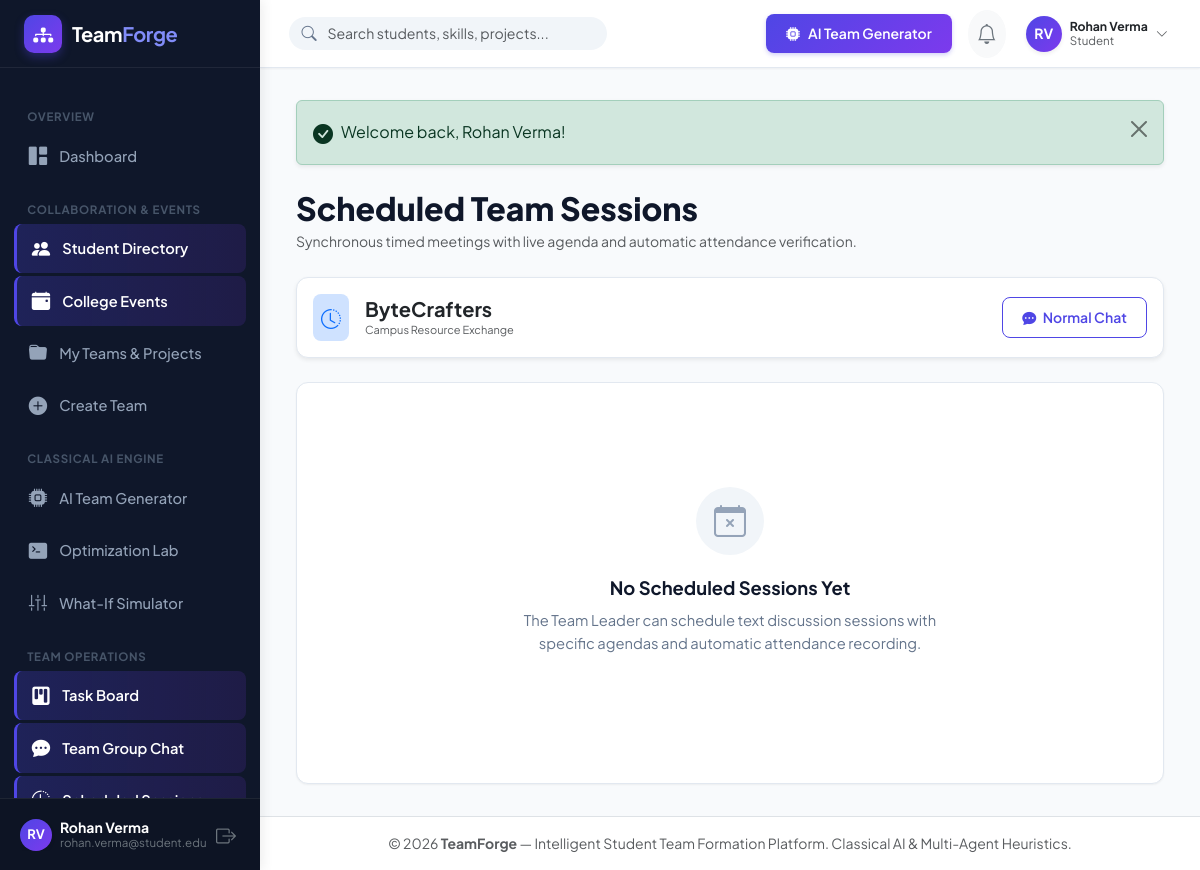
/sessions/index.php (signed in), run on the app's committed database.
### tables this page shows
CREATE TABLE `users` (
  `id` INT UNSIGNED AUTO_INCREMENT PRIMARY KEY,
  `full_name` VARCHAR(120) NOT NULL,
  `email` VARCHAR(150) NOT NULL UNIQUE,
  `password_hash` VARCHAR(255) NOT NULL,
  `role` ENUM('student', 'team_leader', 'faculty_admin') NOT NULL DEFAULT 'student',
  `avatar_url` VARCHAR(255) DEFAULT NULL,
  `student_id_number` VARCHAR(50) DEFAULT NULL,
  `department` VARCHAR(100) DEFAULT 'Computer Science & Engineering',
  `degree` VARCHAR(50) DEFAULT 'B.Tech / B.E.',
  `academic_year` ENUM('1st Year', '2nd Year', '3rd Year', '4th Year', 'Postgraduate') DEFAULT '3rd Year',
  `availability_status` ENUM('available', 'busy', 'in_team') DEFAULT 'available',
  `preferred_team_size` TINYINT UNSIGNED DEFAULT 4,
  `bio` TEXT DEFAULT NULL,
  `portfolio_url` VARCHAR(255) DEFAULT NULL,
  `github_url` VARCHAR(255) DEFAULT NULL,
  `is_verified` TINYINT(1) DEFAULT 0,
  `created_at` TIMESTAMP DEFAULT CURRENT_TIMESTAMP,
  `updated_at` TIMESTAMP DEFAULT CURRENT_TIMESTAMP ON UPDATE CURRENT_TIMESTAMP,
  INDEX `idx_users_role` (`role`),
  INDEX `idx_users_dept_year` (`department`, `academic_year`),
  INDEX `idx_users_availability` (`availability_status`)
);

CREATE TABLE `teams` (
  `id` INT UNSIGNED AUTO_INCREMENT PRIMARY KEY,
  `name` VARCHAR(150) NOT NULL,
  `project_title` VARCHAR(200) NOT NULL,
  `project_description` TEXT NOT NULL,
  `project_category` VARCHAR(100) DEFAULT 'Web & AI Development',
  `event_id` INT UNSIGNED DEFAULT NULL,
  `leader_id` INT UNSIGNED NOT NULL,
  `team_code` VARCHAR(16) NOT NULL UNIQUE,
  `required_team_size` TINYINT UNSIGNED NOT NULL DEFAULT 4,
  `preferred_experience` ENUM('beginner', 'intermediate', 'advanced', 'mixed') DEFAULT 'mixed',
  `project_deadline` DATE DEFAULT NULL,
  `visibility` ENUM('public', 'private') DEFAULT 'public',
  `formation_method` ENUM('manual', 'ai_generated', 'hybrid') DEFAULT 'manual',
  `status` ENUM('recruiting', 'locked', 'completed', 'archived') DEFAULT 'recruiting',
  `created_at` TIMESTAMP DEFAULT CURRENT_TIMESTAMP,
  `updated_at` TIMESTAMP DEFAULT CURRENT_TIMESTAMP ON UPDATE CURRENT_TIMESTAMP,
  FOREIGN KEY (`event_id`) REFERENCES `events`(`id`) ON DELETE SET NULL,
  FOREIGN KEY (`leader_id`) REFERENCES `users`(`id`) ON DELETE RESTRICT,
  INDEX `idx_teams_code` (`team_code`),
  INDEX `idx_teams_status` (`status`)
);

### includes/auth.php (called while the page is built, shortened)
<?php
require_once __DIR__ . '/helpers.php';
function currentUser(): ?array {
    static $cachedUser = null;
    if ($cachedUser !== null) {
        return $cachedUser;
    }
    $db = getDB();
    $stmt = $db->prepare("SELECT * FROM users WHERE id = ? LIMIT 1");
    $stmt->execute([$_SESSION['user_id']]);
    $user = $stmt->fetch();
    $cachedUser = $user;
    return $cachedUser;
}
function getUserActiveTeams(int $userId): array {
    $db = getDB();
    $stmt = $db->prepare("
        SELECT t.*, 'leader' AS user_relation
        FROM teams t
        WHERE t.leader_id = ? AND t.status != 'archived'
        UNION
        SELECT t.*, 'member' AS user_relation
        FROM teams t
        JOIN team_members tm ON t.id = tm.team_id
        WHERE tm.user_id = ? AND tm.status = 'active' AND t.leader_id != ? AND t.status != 'archived'
        ORDER BY created_at DESC
    ");
    $stmt->execute([$userId, $userId, $userId]);
    return $stmt->fetchAll();
}

### sessions/index.php (the view, shortened to what this page needs)
<?php
require_once __DIR__ . '/../includes/helpers.php';
require_once __DIR__ . '/../includes/auth.php';
$currentUser = currentUser();
$db = getDB();
$myTeams = getUserActiveTeams($currentUser['id']);
$teamId = (int)($_GET['team_id'] ?? 0);
if ($teamId <= 0 && !empty($myTeams)) {
    $teamId = (int)$myTeams[0]['id'];
}
$team = null;
$sessions = [];
if ($teamId > 0) {
    $teamStmt = $db->prepare("SELECT * FROM teams WHERE id = ?");
    $teamStmt->execute([$teamId]);
    $team = $teamStmt->fetch();
    if ($team) {
        $sessStmt = $db->prepare("
            SELECT ts.*, u.full_name as creator_name,
                   (SELECT COUNT(*) FROM session_attendance WHERE session_id = ts.id) as attendee_count
            FROM team_sessions ts
            JOIN users u ON ts.created_by = u.id
            WHERE ts.team_id = ?
            ORDER BY ts.session_date DESC, ts.start_time DESC
        ");
        $sessStmt->execute([$teamId]);
        $sessions = $sessStmt->fetchAll();
    }
}
include __DIR__ . '/../includes/header.php';
?>
<div class="container-fluid px-0">
    <div class="d-flex flex-wrap align-items-center justify-content-between gap-3 mb-4">
        <div>
            <h2 class="fw-extrabold text-navy mb-1" style="font-weight: 800;">Scheduled Team Sessions</h2>
            <p class="text-muted small mb-0">Synchronous timed meetings with live agenda and automatic attendance verification.</p>
        </div>
    </div>
    <?php if (!$team): ?>
        <div class="card-tf p-5 text-center">
            <div class="empty-state">
                <div class="empty-state-icon"><i class="bi bi-calendar-event"></i></div>
                <div class="empty-state-title">No Active Team Found</div>
                <div class="empty-state-text">Join or create a project team first to schedule synchronized meeting sessions.</div>
            </div>
        </div>
    <?php else: ?>
        <div class="card-tf p-3 mb-4 bg-white shadow-sm d-flex flex-wrap align-items-center justify-content-between gap-3">
            <div class="d-flex align-items-center gap-3">
                <span class="p-2 bg-primary-subtle text-primary rounded-3"><i class="bi bi-clock-history fs-5"></i></span>
                <div>
                    <h5 class="fw-bold text-dark mb-0"><?= e($team['name']) ?></h5>
                    <div class="text-muted small" style="font-size:11px;"><?= e($team['project_title']) ?></div>
                </div>
            </div>
            <div class="d-flex gap-2">
                <a href="<?= BASE_URL ?>/chat/index.php?team_id=<?= $teamId ?>" class="btn btn-sm btn-tf-outline">
                    <i class="bi bi-chat-dots-fill me-1"></i> Normal Chat
                </a>
            </div>
        </div>
        <?php if (empty($sessions)): ?>
            <div class="card-tf p-5 text-center">
                <div class="empty-state">
                    <div class="empty-state-icon"><i class="bi bi-calendar-x"></i></div>
                    <div class="empty-state-title">No Scheduled Sessions Yet</div>
                    <div class="empty-state-text">The Team Leader can schedule text discussion sessions with specific agendas and automatic attendance recording.</div>
                </div>
            </div>
        <?php endif; ?>
    <?php endif; ?>
</div>
<?php include __DIR__ . '/../includes/footer.php'; ?>

### includes/sidebar.php (shortened to what this page needs)
<?php
$currentUser = currentUser();
$currentScript = basename($_SERVER['PHP_SELF']);
$currentDir = basename(dirname($_SERVER['PHP_SELF']));
function isActiveLink(string $targetScript, ?string $targetDir = null): string {
    global $currentScript, $currentDir;
    if ($targetDir !== null && $currentDir === $targetDir && $currentScript === $targetScript) {
        return 'active';
    }
    return '';
}
?>
<aside class="app-sidebar">
    <div class="sidebar-header">
        <a href="<?= BASE_URL ?>/dashboard.php" class="sidebar-brand">
            <div class="brand-icon">
                <i class="bi bi-diagram-3-fill"></i>
            </div>
            <div>
                <span>Team<span style="color:#818cf8;">Forge</span></span>
            </div>
        </a>
    </div>
    <div class="sidebar-menu">
        <div class="menu-category">Overview</div>
        <a href="<?= BASE_URL ?>/dashboard.php" class="nav-link-custom <?= isActiveLink('dashboard.php') ?>">
            <i class="bi bi-grid-1x2-fill"></i>
            <span>Dashboard</span>
        </a>
        <div class="menu-category">Collaboration & Events</div>
        <a href="<?= BASE_URL ?>/students/index.php" class="nav-link-custom <?= isActiveLink('index.php', 'students') ?>">
            <i class="bi bi-people-fill"></i>
            <span>Student Directory</span>
        </a>
        <a href="<?= BASE_URL ?>/events/index.php" class="nav-link-custom <?= isActiveLink('index.php', 'events') ?>">
            <i class="bi bi-calendar-event-fill"></i>
            <span>College Events</span>
        </a>
        <a href="<?= BASE_URL ?>/teams/my_teams.php" class="nav-link-custom <?= isActiveLink('my_teams.php', 'teams') ?>">
            <i class="bi bi-folder-fill"></i>
            <span>My Teams & Projects</span>
        </a>
        <a href="<?= BASE_URL ?>/teams/create.php" class="nav-link-custom <?= isActiveLink('create.php', 'teams') ?>">
            <i class="bi bi-plus-circle-fill"></i>
            <span>Create Team</span>
        </a>
        <div class="menu-category">Classical AI Engine</div>
        <a href="<?= BASE_URL ?>/ai/generator.php" class="nav-link-custom <?= isActiveLink('generator.php', 'ai') ?>">
            <i class="bi bi-cpu-fill"></i>
            <span>AI Team Generator</span>
        </a>
        <a href="<?= BASE_URL ?>/ai/optimization_lab.php" class="nav-link-custom <?= isActiveLink('optimization_lab.php', 'ai') ?>">
            <i class="bi bi-terminal-fill"></i>
            <span>Optimization Lab</span>
        </a>
        <a href="<?= BASE_URL ?>/ai/simulator.php" class="nav-link-custom <?= isActiveLink('simulator.php', 'ai') ?>">
            <i class="bi bi-sliders2-vertical"></i>
            <span>What-If Simulator</span>
        </a>
        <div class="menu-category">Team Operations</div>
        <a href="<?= BASE_URL ?>/tasks/index.php" class="nav-link-custom <?= isActiveLink('index.php', 'tasks') ?>">
            <i class="bi bi-kanban-fill"></i>
            <span>Task Board</span>
        </a>
        <a href="<?= BASE_URL ?>/chat/index.php" class="nav-link-custom <?= isActiveLink('index.php', 'chat') ?>">
            <i class="bi bi-chat-dots-fill"></i>
            <span>Team Group Chat</span>
        </a>
        <a href="<?= BASE_URL ?>/sessions/index.php" class="nav-link-custom <?= isActiveLink('index.php', 'sessions') ?>">
            <i class="bi bi-clock-history"></i>
            <span>Scheduled Sessions</span>
        </a>
    </div>
    <div class="sidebar-footer">
        <div class="d-flex align-items-center justify-content-between">
            <div class="d-flex align-items-center gap-2 overflow-hidden">
                <?= getAvatar($currentUser, 32) ?>
                <div class="text-truncate" style="line-height:1.2;">
                    <div class="text-white small fw-bold text-truncate"><?= e($currentUser['full_name']) ?></div>
                    <div class="text-secondary text-truncate" style="font-size:0.72rem;"><?= e($currentUser['email']) ?></div>
                </div>
            </div>
            <a href="<?= BASE_URL ?>/logout.php" class="text-secondary hover-white p-1" title="Sign Out">
                <i class="bi bi-box-arrow-right fs-5"></i>
            </a>
        </div>
    </div>
</aside>

### includes/navbar.php (shortened to what this page needs)
<?php
$currentUser = currentUser();
?>
<header class="app-topbar">
    <div class="d-flex align-items-center gap-3">
        <div class="topbar-search d-none d-md-block">
            <i class="bi bi-search search-icon"></i>
            <form action="<?= BASE_URL ?>/students/index.php" method="GET">
                <input type="text" name="q" class="form-control" placeholder="Search students, skills, projects...">
            </form>
        </div>
    </div>
    <div class="d-flex align-items-center gap-3">
        <a href="<?= BASE_URL ?>/ai/generator.php" class="btn btn-sm btn-tf-primary d-none d-sm-inline-flex align-items-center gap-2">
            <i class="bi bi-cpu-fill"></i>
            <span>AI Team Generator</span>
        </a>
        <div class="dropdown">
            <button class="btn btn-sm btn-light position-relative p-2 rounded-circle" type="button" data-bs-toggle="dropdown" aria-expanded="false" title="Notifications">
                <i class="bi bi-bell fs-5 text-secondary"></i>
            </button>
        </div>
        <div class="dropdown">
            <button class="btn btn-sm p-1 d-flex align-items-center gap-2 border-0 bg-transparent" type="button" data-bs-toggle="dropdown" aria-expanded="false">
                <?= getAvatar($currentUser, 36) ?>
                <div class="text-start d-none d-md-block" style="line-height: 1.2;">
                    <div class="fw-bold small text-dark"><?= e($currentUser['full_name']) ?></div>
                    <div class="text-muted" style="font-size: 0.72rem;"><?= ucfirst(str_replace('_', ' ', $currentUser['role'])) ?></div>
                </div>
                <i class="bi bi-chevron-down text-muted small d-none d-md-inline"></i>
            </button>
        </div>
    </div>
</header>

### data on the page
users: full_name "Rohan Verma", email "rohan.verma@student.edu", role "Student"
teams: name "ByteCrafters", project_title "Campus Resource Exchange"

### other printed values
$initials "RV RV"
$f['message'] "Welcome back, Rohan Verma!"
APP_NAME "TeamForge"
